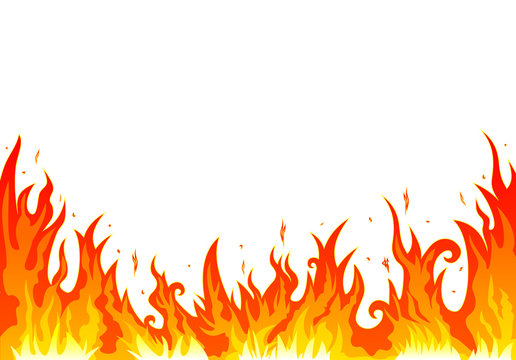
#> input picture DataForfireWater/fire/360_F_118154447_OryD1aN0mDSlVDhWROarZ9SvNH9gXTzl.jpg, 516 x 360 px, found by its file name; its folder holds only this picture in this run
$ python Fire_or_water_leakage.py
#> lines starting #> are read from the running program, lines starting #| are printed output that depends on the picture

import skimage
import pandas as pd
import os
from skimage.transform import resize
from skimage.io import imread
import numpy as np
import sklearn

flat_data_arr = []
target_arr = []
Categories = ['fire','water']

datadir = '/home/user/Desktop/deep/DataForfireWater'
for i in Categories:
  print("loading.......",i)
  path = os.path.join(datadir,i)
  for img in os.listdir(path):
    img_array = imread(os.path.join(path,img))
#> img_array is the input picture: shape (360, 516, 3); mean R, G, B 253.9, 218.9, 186.4
    img_resized = resize(img_array,(150,150,3))
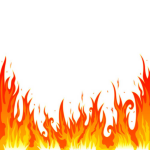
#> img_resized: shape (150, 150, 3) float64; mean R, G, B 0.996, 0.858, 0.731
#> (the run stopped early here; a loop or call above may not have finished)
